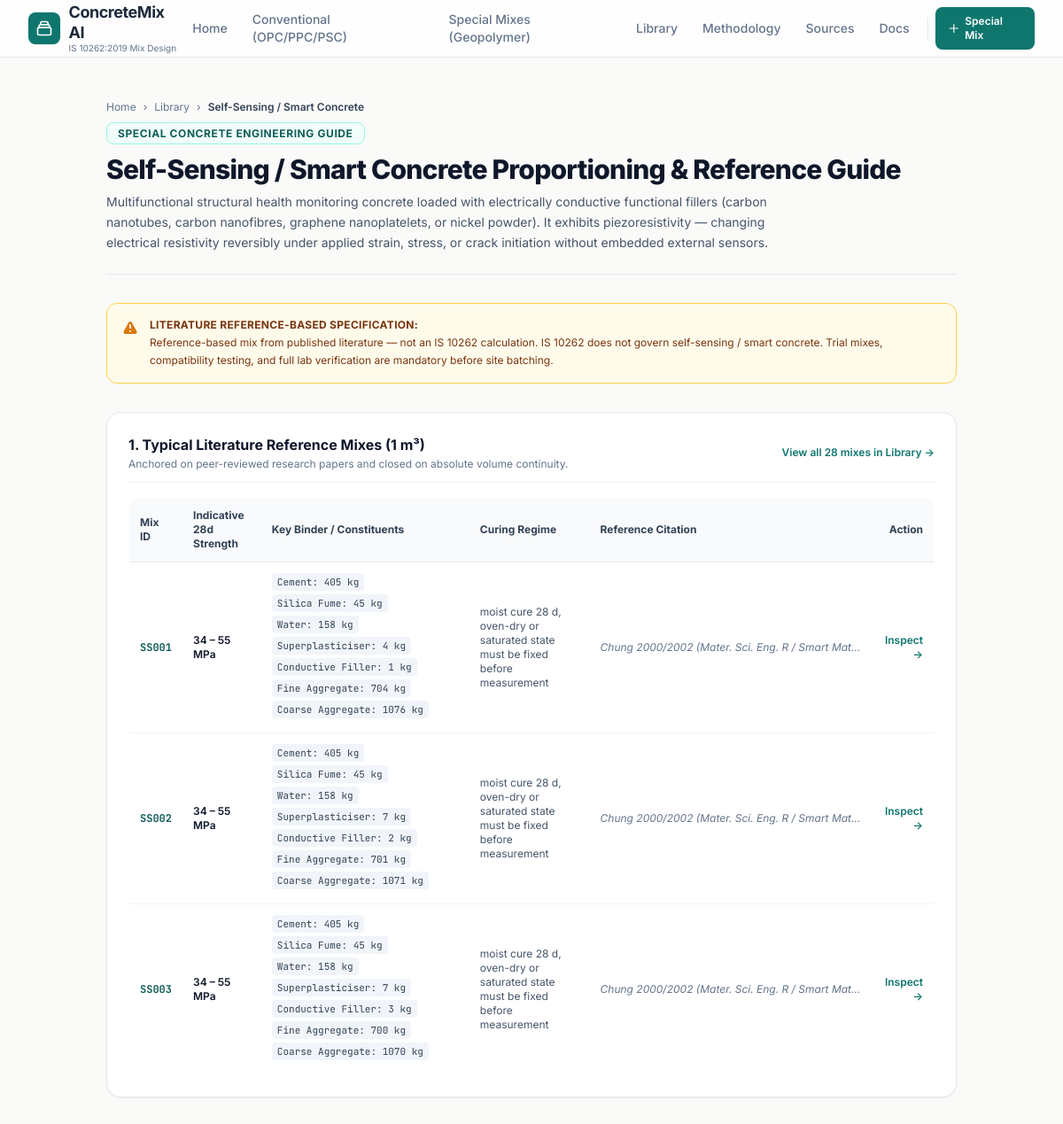
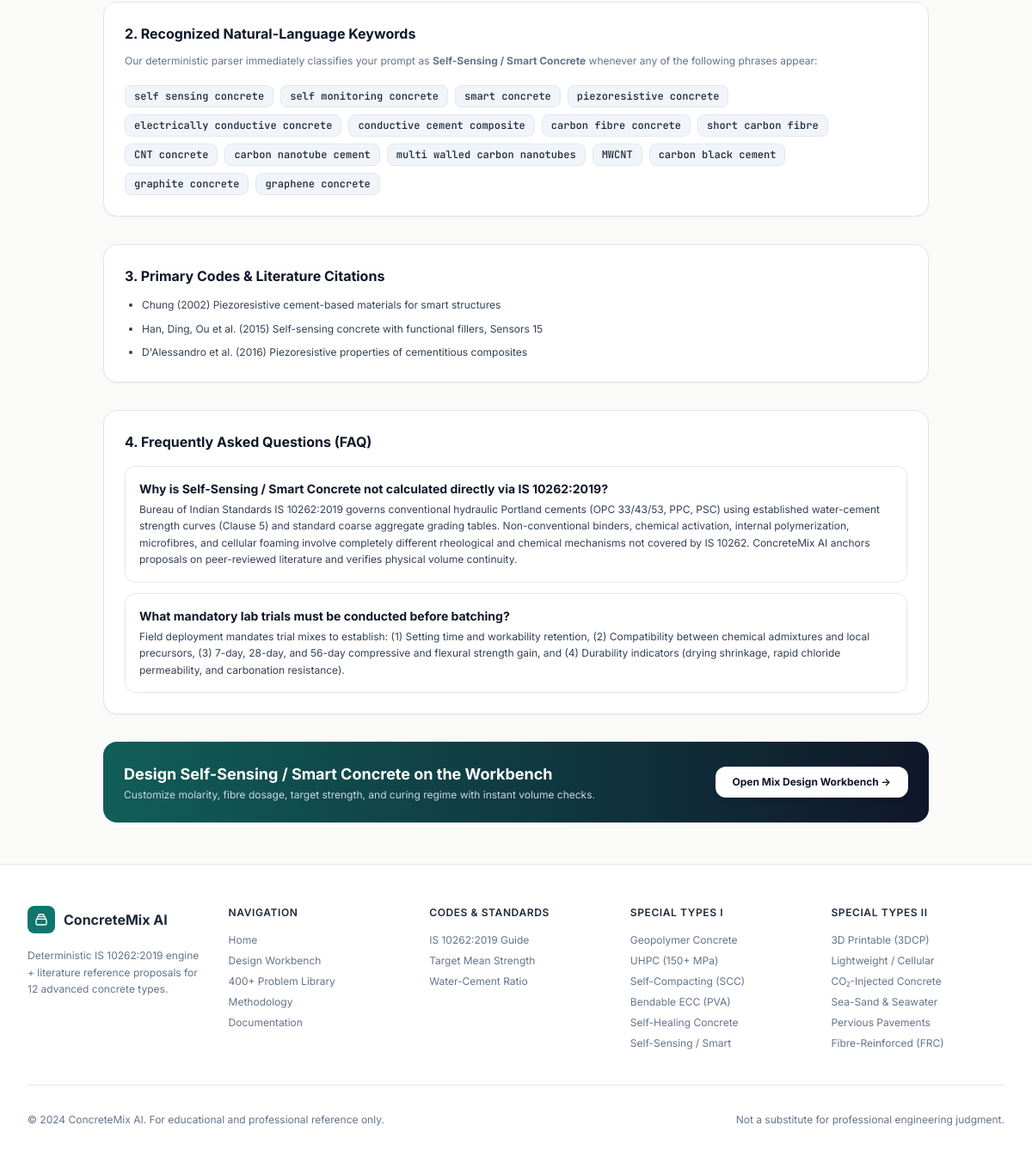
The app's page /learn/self-sensing-mix-design with its own data (2 pictures, top to bottom).
### app/models.py (models this page shows, shortened)
class Example(Base):
    __tablename__ = "examples"
    id: int = Column(Integer, primary_key=True, autoincrement=True)
    external_id: str = Column(String(20), unique=True, nullable=False, index=True)
    group: str = Column(String(50), nullable=True, index=True)
    concrete_type: str = Column(
        String(30), nullable=True, default="conventional", index=True
    )
    grade: str = Column(String(20), nullable=True, index=True)
    exposure: str = Column(String(20), nullable=True, index=True)
    member: str = Column(String(10), nullable=True, default="RCC")
    max_size: int = Column(Integer, nullable=True)
    slump: int = Column(Integer, nullable=True)
    zone: str = Column(String(5), nullable=True)
    cement_grade: int = Column(Integer, nullable=True)
    binder_system: str = Column(String(60), nullable=True)
    keywords_json: str = Column(Text, nullable=True)
    strength_lo: float = Column(Float, nullable=True)
    strength_hi: float = Column(Float, nullable=True)
    curing: str = Column(Text, nullable=True)
    properties_json: str = Column(Text, nullable=True)
    notes: str = Column(Text, nullable=True)
    source_refs: str = Column(Text, nullable=True)
    problem_statement: str = Column(Text, nullable=True)
    inputs_json: str = Column(Text, nullable=True)
    solution_json: str = Column(Text, nullable=True)
    mix_json: str = Column(Text, nullable=True)
    checks_json: str = Column(Text, nullable=True)
    retrieval_text: str = Column(Text, nullable=True)
    verification_status: str = Column(
        String(20), nullable=False, default="unverified"
    )
    source: str = Column(String(100), nullable=True)
    created_at: datetime = Column(DateTime, default=_utcnow, nullable=False)
    updated_at: datetime = Column(
        DateTime, default=_utcnow, onupdate=_utcnow, nullable=False
    )

### app/main.py (the view)
@app.get("/learn/{type_slug}-mix-design", response_class=HTMLResponse)
def special_type_learn_page(request: Request, type_slug: str):
    from app.engine.concrete_type import SPECIAL_TYPES, TYPE_DETAILS
    if type_slug not in SPECIAL_TYPES:
        return templates.TemplateResponse(request=request, name="404.html", context={
            "title": "Page Not Found",
            "base_url": settings.BASE_URL,
        }, status_code=404)
    meta = dict(TYPE_DETAILS.get(type_slug, {}))
    meta["slug"] = type_slug
    kw_path = os.path.join(settings.DATA_DIR, "examples", "special", "keyword_banks.json")
    type_kws = []
    if os.path.exists(kw_path):
        try:
            with open(kw_path, "r", encoding="utf-8") as f:
                kb = json.load(f)
                type_kws = kb.get(type_slug, [])[:15]
        except Exception:
            type_kws = []
    db = SessionLocal()
    sample_mixes = []
    try:
        samples = db.query(Example).filter(Example.concrete_type == type_slug).limit(3).all()
        mgr = ExampleManager(SessionLocal)
        sample_mixes = [mgr._to_dict(s) for s in samples]
        meta["count"] = db.query(Example).filter(Example.concrete_type == type_slug).count()
    finally:
        db.close()
    return templates.TemplateResponse(request=request, name="seo/special-type.html", context={
        "title": f"{meta['name']} Mix Design Guide & Reference Proportions — ConcreteMix AI",
        "type_slug": type_slug,
        "type_meta": meta,
        "type_keywords": type_kws,
        "sample_mixes": sample_mixes,
        "base_url": settings.BASE_URL,
    })

### app/templates/seo/special-type.html (shortened to what this page needs)
{% extends "base.html" %}
{% block content %}
<div class="max-w-5xl mx-auto px-4 sm:px-6 lg:px-8 py-12 space-y-8">
    <div class="border-b border-slate-200 pb-6">
        <div class="flex items-center gap-2 text-xs text-slate-500 mb-2">
            <a href="/" class="hover:text-teal-700">Home</a> &rsaquo;
            <a href="/library" class="hover:text-teal-700">Library</a> &rsaquo;
            <span class="text-slate-700 font-semibold">{{ type_meta.name }}</span>
        </div>
        <span class="text-xs font-bold uppercase tracking-wider text-teal-800 bg-teal-50 border border-teal-200 px-3 py-1 rounded-lg">
            Special Concrete Engineering Guide
        </span>
        <h1 class="text-3xl font-extrabold text-slate-900 tracking-tight mt-3">{{ type_meta.name }} Proportioning & Reference Guide</h1>
        <p class="text-sm text-slate-600 mt-2 max-w-3xl leading-relaxed">
            {{ type_meta.definition }}
        </p>
    </div>
    <div class="p-4 rounded-xl bg-amber-50 border border-amber-300 text-amber-900 text-xs flex items-start gap-3">
        <div>
            <span class="font-bold uppercase tracking-wide">Literature Reference-Based Specification:</span>
            <p class="mt-0.5 leading-relaxed">
                Reference-based mix from published literature &mdash; not an IS 10262 calculation. IS 10262 does not govern {{ type_meta.name|lower }}. Trial mixes, compatibility testing, and full lab verification are mandatory before site batching.
            </p>
        </div>
    </div>
    <div class="bg-white p-6 rounded-2xl border border-slate-200 shadow-sm space-y-4">
        <div class="flex justify-between items-center border-b border-slate-100 pb-3">
            <div>
                <h2 class="text-base font-bold text-slate-900">1. Typical Literature Reference Mixes (1 m³)</h2>
                <p class="text-xs text-slate-500 mt-0.5">Anchored on peer-reviewed research papers and closed on absolute volume continuity.</p>
            </div>
            <a href="/library?concrete_type={{ type_slug }}" class="text-xs text-teal-700 hover:underline font-semibold">
                View all {{ type_meta.count }} mixes in Library &rarr;
            </a>
        </div>
        <div class="overflow-x-auto">
            <table class="w-full text-left text-xs border border-slate-200 rounded-xl overflow-hidden">
                <thead class="bg-slate-50 text-slate-700 font-semibold border-b border-slate-200">
                    <tr>
                        <th class="p-3">Mix ID</th>
                        <th class="p-3">Indicative 28d Strength</th>
                        <th class="p-3">Key Binder / Constituents</th>
                        <th class="p-3">Curing Regime</th>
                        <th class="p-3">Reference Citation</th>
                        <th class="p-3 text-right">Action</th>
                    </tr>
                </thead>
                <tbody class="divide-y divide-slate-100 bg-white">
                    {% for m in sample_mixes %}
                    <tr class="hover:bg-slate-50/60 transition">
                        <td class="p-3 font-mono font-bold text-teal-800">{{ m.external_id }}</td>
                        <td class="p-3 font-semibold text-slate-900">
                            {% if m.strength_lo and m.strength_hi %}
                                {{ m.strength_lo|round(0)|int }} &ndash; {{ m.strength_hi|round(0)|int }} MPa
                            {% else %}
                                {{ m.grade }}
                            {% endif %}
                        </td>
                        <td class="p-3 text-slate-700">
                            {% for comp, val in m.mix_per_m3.items() %}
                                {% if comp.endswith('_kg') and val > 0 %}
                                    <span class="inline-block bg-slate-100 px-1.5 py-0.5 rounded text-[11px] font-mono mr-1 mb-1">
                                        {{ comp.replace('_kg','').replace('_',' ')|title }}: {{ val|round(0)|int }} kg
                                    </span>
                                {% endif %}
                            {% endfor %}
                        </td>
                        <td class="p-3 text-slate-600">{{ m.curing|default('Standard') }}</td>
                        <td class="p-3 text-slate-500 italic max-w-xs truncate" title="{{ m.source }}">{{ m.source }}</td>
                        <td class="p-3 text-right">
                            <a href="/examples/{{ m.external_id }}" class="text-xs font-semibold text-teal-700 hover:underline">
                                Inspect &rarr;
                            </a>
                        </td>
                    </tr>
                    {% endfor %}
                </tbody>
            </table>
        </div>
    </div>
    <div class="bg-white p-6 rounded-2xl border border-slate-200 shadow-sm space-y-3">
        <h2 class="text-base font-bold text-slate-900">2. Recognized Natural-Language Keywords</h2>
        <p class="text-xs text-slate-500">
            Our deterministic parser immediately classifies your prompt as <strong>{{ type_meta.name }}</strong> whenever any of the following phrases appear:
        </p>
        <div class="flex flex-wrap gap-2 pt-2">
            {% for kw in type_keywords %}
            <span class="px-2.5 py-1 rounded-lg text-xs font-medium bg-slate-100 text-slate-800 border border-slate-200 font-mono">
                {{ kw }}
            </span>
            {% endfor %}
        </div>
    </div>
    <div class="bg-white p-6 rounded-2xl border border-slate-200 shadow-sm space-y-3">
        <h2 class="text-base font-bold text-slate-900">3. Primary Codes & Literature Citations</h2>
        <ul class="space-y-2 text-xs text-slate-700 list-disc pl-5">
            {% for src in type_meta.sources %}
            <li class="leading-relaxed">{{ src }}</li>
            {% endfor %}
        </ul>
    </div>
    <div class="bg-white p-6 rounded-2xl border border-slate-200 shadow-sm space-y-4">
        <h2 class="text-base font-bold text-slate-900">4. Frequently Asked Questions (FAQ)</h2>
        <div class="space-y-3 text-xs leading-relaxed text-slate-700">
            <div class="border border-slate-200 p-4 rounded-xl">
                <h3 class="font-bold text-slate-900 text-sm mb-1">Why is {{ type_meta.name }} not calculated directly via IS 10262:2019?</h3>
                <p>
                    Bureau of Indian Standards IS 10262:2019 governs conventional hydraulic Portland cements (OPC 33/43/53, PPC, PSC) using established water-cement strength curves (Clause 5) and standard coarse aggregate grading tables. Non-conventional binders, chemical activation, internal polymerization, microfibres, and cellular foaming involve completely different rheological and chemical mechanisms not covered by IS 10262. ConcreteMix AI anchors proposals on peer-reviewed literature and verifies physical volume continuity.
                </p>
            </div>
            <div class="border border-slate-200 p-4 rounded-xl">
                <h3 class="font-bold text-slate-900 text-sm mb-1">What mandatory lab trials must be conducted before batching?</h3>
                <p>
                    Field deployment mandates trial mixes to establish: (1) Setting time and workability retention, (2) Compatibility between chemical admixtures and local precursors, (3) 7-day, 28-day, and 56-day compressive and flexural strength gain, and (4) Durability indicators (drying shrinkage, rapid chloride permeability, and carbonation resistance).
                </p>
            </div>
        </div>
    </div>
    <div class="p-6 bg-gradient-to-r from-teal-800 to-slate-900 rounded-2xl text-white flex flex-col sm:flex-row justify-between items-start sm:items-center gap-4">
        <div>
            <h3 class="text-lg font-bold">Design {{ type_meta.name }} on the Workbench</h3>
            <p class="text-xs text-slate-300 mt-0.5">Customize molarity, fibre dosage, target strength, and curing regime with instant volume checks.</p>
        </div>
        <a href="/design" class="px-5 py-2.5 rounded-xl text-xs font-bold text-slate-900 bg-white hover:bg-slate-100 transition shrink-0 shadow-md">
            Open Mix Design Workbench &rarr;
        </a>
    </div>
</div>
{% endblock %}

### app/static/css/custom.css (style rules this page uses)
:root { --brand-teal: #0F766E; --brand-teal-hover: #0D6B63; --brand-bg: #FAFAF8; --brand-card: #FFFFFF; --border-color: #E2E8F0; }
body { font-family: 'Inter', -apple-system, BlinkMacSystemFont, "Segoe UI", Roboto, sans-serif; background-color: var(--brand-bg); color: #1E293B; }
code, pre, .font-mono { font-family: 'JetBrains Mono', monospace; }

### records on screen
Example: external_id "SS001", strength_lo "34", strength_hi "55", replace "Cement" "Silica Fume" "Water" "Superplasticiser" "Conductive Filler" "Fine Aggregate" "Coarse Aggregate", mix_per_m3 "405" "45" "158" "4" "1" "704" "1076", curing "moist cure 28 d, oven-dry or saturated state must be fixed before measurement", source "Chung 2000/2002 (Mater. Sci. Eng. R / Smart Mat…"
Example: external_id "SS002", strength_lo "34", strength_hi "55", replace "Cement" "Silica Fume" "Water" "Superplasticiser" "Conductive Filler" "Fine Aggregate" "Coarse Aggregate", mix_per_m3 "405" "45" "158" "7" "2" "701" "1071", curing "moist cure 28 d, oven-dry or saturated state must be fixed before measurement", source "Chung 2000/2002 (Mater. Sci. Eng. R / Smart Mat…"
Example: external_id "SS003", strength_lo "34", strength_hi "55", replace "Cement" "Silica Fume" "Water" "Superplasticiser" "Conductive Filler" "Fine Aggregate" "Coarse Aggregate", mix_per_m3 "405" "45" "158" "7" "3" "700" "1070", curing "moist cure 28 d, oven-dry or saturated state must be fixed before measurement", source "Chung 2000/2002 (Mater. Sci. Eng. R / Smart Mat…"

### other values on screen
{{ type_meta.name }} "Self-Sensing / Smart Concrete"
{{ type_meta.name|lower }} "self-sensing / smart concrete"
{{ type_meta.count }} "28"
{{ kw }} "self sensing concrete" "self monitoring concrete" "smart concrete" "piezoresistive concrete" "electrically conductive concrete" "conductive cement composite" "carbon fibre concrete" "short carbon fibre" "CNT concrete" "carbon nanotube cement" "multi walled carbon nanotubes" "MWCNT" "carbon black cement" "graphite concrete" "graphene concrete"
{{ src }} "Chung (2002) Piezoresistive cement-based materials for smart structures" "Han, Ding, Ou et al. (2015) Self-sensing concrete with functional fillers, Sensors 15" "D'Alessandro et al. (2016) Piezoresistive properties of cementitious composites"
{{ now.year if now is defined else "2024" }} "2024"
